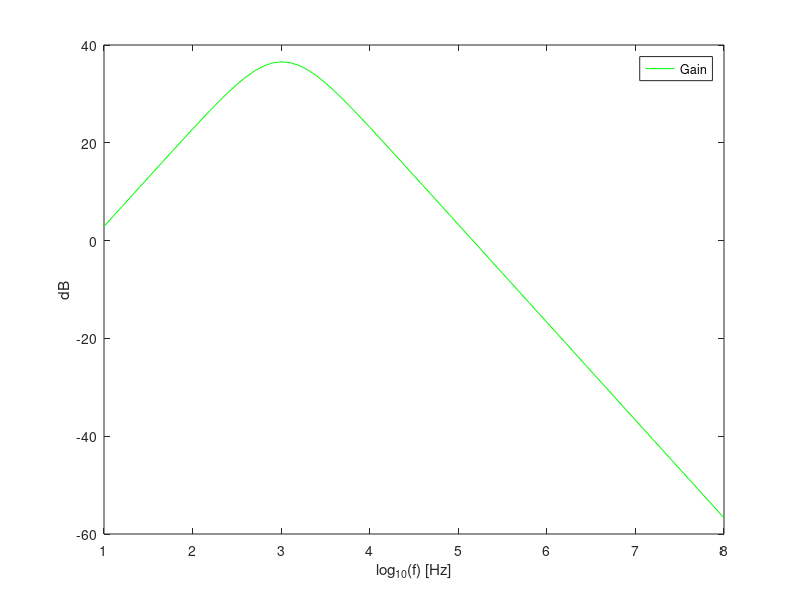
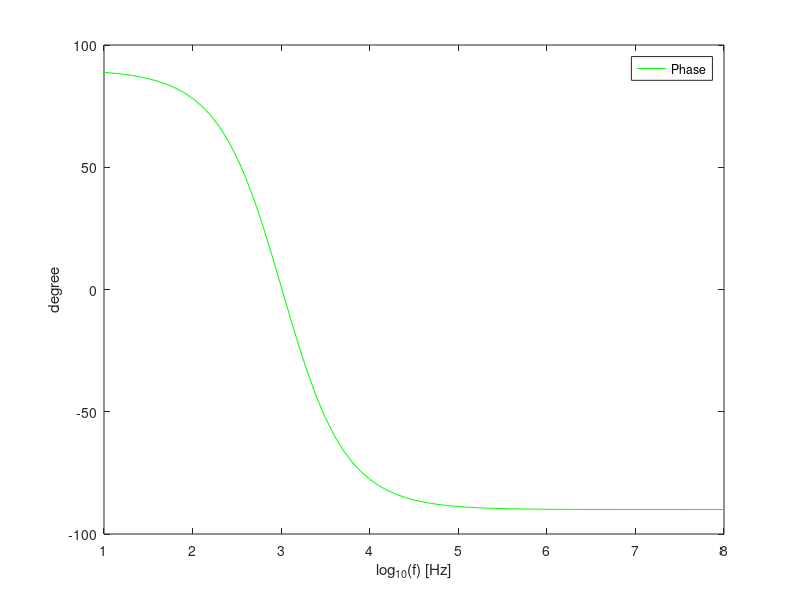

MATLAB code to generate these figures, in order:
C1=220e-9;
C2=110e-9;
R1=1e3;
R2=1e3;
R3=100e3;
R4=1e3;

f=1000;

w=2*pi*f;

Zc1=1/(j*w*C1);
Zc2=1/(j*w*C2);

Zin=abs(Zc1+R1);
Zout=abs(1/(1/R2+1/Zc2));

vp=R1/(R1+Zc1);
amp=(1+R3/R4)*vp;
gain=abs(Zc2/(Zc2+R2)*amp);
gain_db=20*log10(gain);

gain_dev=gain_db-40;

t=1:0.1:8;
w=2*pi*power(10,t);

Zc1=1./(j*w*C1);
Zc2=1./(j*w*C2);

vp=R1./(R1+Zc1);
amp=(1+R3/R4).*vp;
fgain=abs(Zc2./(Zc2+R2).*amp);
fgain_db=20*log10(fgain)

vm = R1./(R1+Zc1);
Va = (1+R3/R4).*vm;
Ts = Zc2./(Zc2+R2).*Va;
phase = angle(Ts)*180/pi;

max_gain=max(fgain_db);

x=0;

for i=1:length(fgain_db)
	if (fgain_db(i) >= max_gain-3 && !x)
		lowerCOF=power(10,t(i-1));
		x=1;
	endif
	if (fgain_db(i) <= max_gain-3 && x)
		higherCOF=power(10,t(i-1));
		x=0;
	endif
endfor

central_freq=sqrt(lowerCOF*higherCOF);

theo = figure();
plot (t, fgain_db, "g");
legend("Gain");
xlabel ("log_{10}(f) [Hz]");
ylabel ("dB");
print (theo, "theo.eps", "-depsc");

theo2 = figure();
plot (t, phase, "g");
legend("Phase");
xlabel ("log_{10}(f) [Hz]");
ylabel ("degree");
print (theo2, "phase.eps", "-depsc");

tab=fopen("gain.tex","w");
fprintf(tab, "Gain & %f V \\\\ \\hline \n", gain);
fprintf(tab, "Gain dB & %f dB \\\\ \\hline \n", gain_db);
fprintf(tab, "Central Frequency & %f Hz \\\\ \\hline \n", central_freq);
fprintf(tab, "Lower Cut Off Frequency & %f Hz \\\\ \\hline \n", lowerCOF);
fprintf(tab, "Higher Cut Off Frequency & %f Hz \\\\ \\hline \n", higherCOF);
fprintf(tab, "Gain Deviation & %f dB \\\\ \\hline \n", gain_db-40);
fprintf(tab, "Frequency Deviation & %f Hz \\\\ \\hline \n", abs(central_freq-1000));

fprintf(tab, "Bandwidth & %f Hz \\\\ \\hline \n", higherCOF-lowerCOF);
fclose(tab);	
	
tab=fopen("imp_octave.tex", "w");
fprintf(tab, "Input Impedance & %f Ohm \\\\ \\hline \n", Zin);
fprintf(tab, "Output Impedance & %f Ohm \\\\ \\hline \n", Zout);
fclose(tab);
